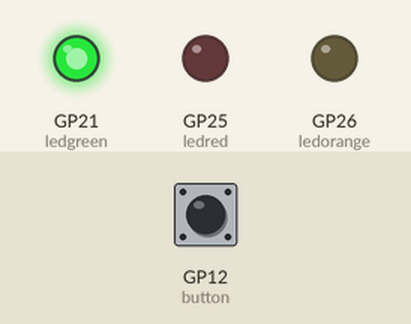
This program was run on a simulated Raspberry Pi Pico running MicroPython. Parts: output pins drawn as LEDs (lit = HIGH). Inputs (shaded band) come from the test bench; at power-on: GP12 (button) HIGH.

Above: at 1.2 s.
1.3 s: GP12 (button) pulled LOW for 0.15 s
At 1.9 s:
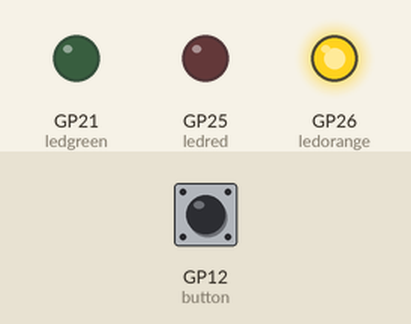
2.9 s: GP12 (button) pulled LOW for 1 s
At 3.2 s:
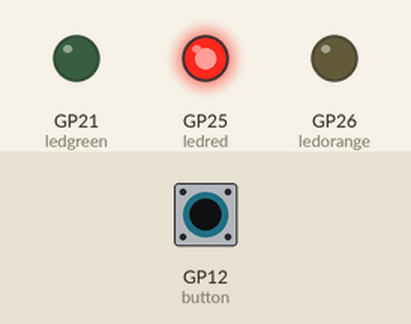
5.4 s: GP12 (button) pulled LOW for 3.2 s
At 6.2 s:
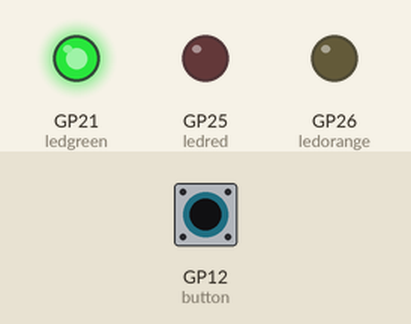
Timing chart, 0 to 8.4 s (numbered marks = the images above; inputs shaded):
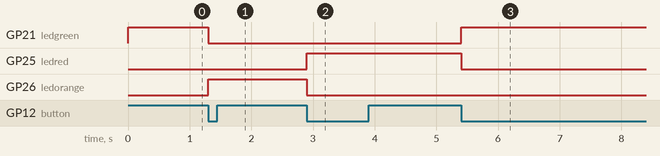

Measured:
- after the input at 1.3 s, GP21 (ledgreen): HIGH → LOW at once; GP26 (ledorange): LOW → HIGH at once
- after the input at 2.9 s, GP25 (ledred): LOW → HIGH at once; GP26 (ledorange): HIGH → LOW at once
- after the input at 5.4 s, GP21 (ledgreen): LOW → HIGH at once; GP25 (ledred): HIGH → LOW at once

The program:

Task_2.py
```python
#Task 2 second attempt

import machine
import time
# Defining the different led's to their respective call pin numbers
ledgreen = machine.Pin(21, machine.Pin.OUT)
ledorange = machine.Pin(26, machine.Pin.OUT)
ledred = machine.Pin(25, machine.Pin.OUT)
# The button is also defined to the call pin number
button = machine.Pin(12, machine.Pin.IN, machine.Pin.PULL_UP)
# Creating a counter, to keep track of the order in which the led's light up
i = 0
# turning the green led on from the beginning
ledgreen.value(1)
# infinite outer loop
while True:
    # the button value is read twice with 0.01 seconds between the readings
    first = button.value()
    time.sleep(0.01)
    second = button.value()
    # If the first reading is true, i.e the button is not pushed
    # and the second reading is false, i.e the button is pushed
    # then the if condition is true and the inner loop runs.
    if first and not second:
        # after first push
        if i == 0:
            ledgreen.value(0) # the green is turned off
            ledorange.value(1) # the orange is turned on
            ledred.value(0)
            i = i+1 # the counter is increased
        # after second push
        elif i == 1:
            ledgreen.value(0)
            ledorange.value(0) # the orange is turned off
            ledred.value(1) # the red is turned on
            i = i+1 # the counter is increased
        # after third push
        elif i == 2:
            ledgreen.value(1) # the green is turned on
            ledorange.value(0)
            ledred.value(0) # the red is turned off
            i = 0 # the counter is reset to 0, the cycle can start over
    # If the button continues to be pushed, then both the first and second will be false
    # and the if condition is false, so it doesnt run, so one click only counts as one click
    # regardless of how long the click is
    
```
